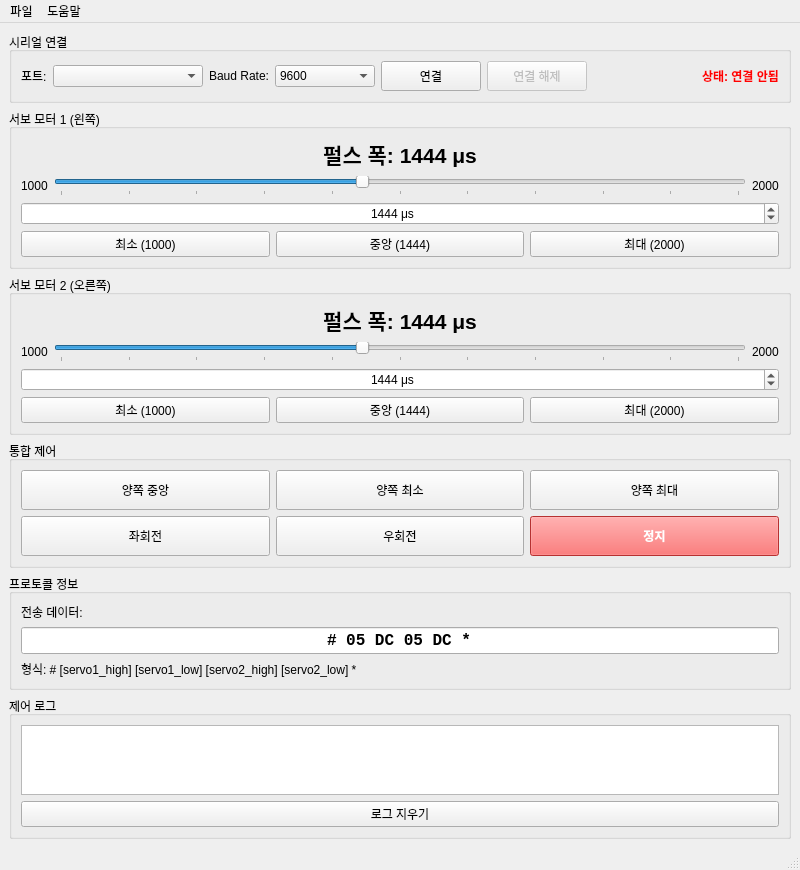
<?xml version="1.0" encoding="UTF-8"?>
<ui version="4.0">
 <class>MainWindow</class>
 <widget class="QMainWindow" name="MainWindow">
  <property name="geometry">
   <rect>
    <x>0</x>
    <y>0</y>
    <width>800</width>
    <height>700</height>
   </rect>
  </property>
  <property name="windowTitle">
   <string>Robotmaster C620 제어 패널</string>
  </property>
  <widget class="QWidget" name="centralwidget">
   <layout class="QVBoxLayout" name="verticalLayout">
    <item>
     <widget class="QGroupBox" name="connectionGroup">
      <property name="title">
       <string>시리얼 연결</string>
      </property>
      <layout class="QHBoxLayout" name="horizontalLayout">
       <item>
        <widget class="QLabel" name="label_port">
         <property name="text">
          <string>포트:</string>
         </property>
        </widget>
       </item>
       <item>
        <widget class="QComboBox" name="comboBox_port">
         <property name="minimumSize">
          <size>
           <width>150</width>
           <height>0</height>
          </size>
         </property>
        </widget>
       </item>
       <item>
        <widget class="QLabel" name="label_baudrate">
         <property name="text">
          <string>Baud Rate:</string>
         </property>
        </widget>
       </item>
       <item>
        <widget class="QComboBox" name="comboBox_baudrate">
         <property name="minimumSize">
          <size>
           <width>100</width>
           <height>0</height>
          </size>
         </property>
         <item>
          <property name="text">
           <string>9600</string>
          </property>
         </item>
         <item>
          <property name="text">
           <string>19200</string>
          </property>
         </item>
         <item>
          <property name="text">
           <string>38400</string>
          </property>
         </item>
         <item>
          <property name="text">
           <string>57600</string>
          </property>
         </item>
         <item>
          <property name="text">
           <string>115200</string>
          </property>
         </item>
        </widget>
       </item>
       <item>
        <widget class="QPushButton" name="btn_connect">
         <property name="minimumSize">
          <size>
           <width>100</width>
           <height>30</height>
          </size>
         </property>
         <property name="text">
          <string>연결</string>
         </property>
        </widget>
       </item>
       <item>
        <widget class="QPushButton" name="btn_disconnect">
         <property name="minimumSize">
          <size>
           <width>100</width>
           <height>30</height>
          </size>
         </property>
         <property name="enabled">
          <bool>false</bool>
         </property>
         <property name="text">
          <string>연결 해제</string>
         </property>
        </widget>
       </item>
       <item>
        <spacer name="horizontalSpacer">
         <property name="orientation">
          <enum>Qt::Horizontal</enum>
         </property>
         <property name="sizeHint" stdset="0">
          <size>
           <width>40</width>
           <height>20</height>
          </size>
         </property>
        </spacer>
       </item>
       <item>
        <widget class="QLabel" name="label_status">
         <property name="text">
          <string>상태: 연결 안됨</string>
         </property>
         <property name="styleSheet">
          <string notr="true">color: red; font-weight: bold;</string>
         </property>
        </widget>
       </item>
      </layout>
     </widget>
    </item>
    <item>
     <widget class="QGroupBox" name="servo1Group">
      <property name="title">
       <string>서보 모터 1 (왼쪽)</string>
      </property>
      <layout class="QVBoxLayout" name="verticalLayout_2">
       <item>
        <layout class="QHBoxLayout" name="horizontalLayout_2">
         <item>
          <widget class="QLabel" name="label_servo1_value">
           <property name="font">
            <font>
             <pointsize>16</pointsize>
             <weight>75</weight>
             <bold>true</bold>
            </font>
           </property>
           <property name="text">
            <string>펄스 폭: 1444 μs</string>
           </property>
           <property name="alignment">
            <set>Qt::AlignCenter</set>
           </property>
          </widget>
         </item>
        </layout>
       </item>
       <item>
        <layout class="QHBoxLayout" name="horizontalLayout_3">
         <item>
          <widget class="QLabel" name="label_servo1_min">
           <property name="text">
            <string>1000</string>
           </property>
          </widget>
         </item>
         <item>
          <widget class="QSlider" name="slider_servo1">
           <property name="minimum">
            <number>1000</number>
           </property>
           <property name="maximum">
            <number>2000</number>
           </property>
           <property name="value">
            <number>1444</number>
           </property>
           <property name="orientation">
            <enum>Qt::Horizontal</enum>
           </property>
           <property name="tickPosition">
            <enum>QSlider::TicksBelow</enum>
           </property>
           <property name="tickInterval">
            <number>100</number>
           </property>
          </widget>
         </item>
         <item>
          <widget class="QLabel" name="label_servo1_max">
           <property name="text">
            <string>2000</string>
           </property>
          </widget>
         </item>
        </layout>
       </item>
       <item>
        <widget class="QSpinBox" name="spinBox_servo1">
         <property name="alignment">
          <set>Qt::AlignCenter</set>
         </property>
         <property name="suffix">
          <string> μs</string>
         </property>
         <property name="minimum">
          <number>1000</number>
         </property>
         <property name="maximum">
          <number>2000</number>
         </property>
         <property name="singleStep">
          <number>10</number>
         </property>
         <property name="value">
          <number>1444</number>
         </property>
        </widget>
       </item>
       <item>
        <layout class="QHBoxLayout" name="horizontalLayout_4">
         <item>
          <widget class="QPushButton" name="btn_servo1_min">
           <property name="text">
            <string>최소 (1000)</string>
           </property>
          </widget>
         </item>
         <item>
          <widget class="QPushButton" name="btn_servo1_center">
           <property name="text">
            <string>중앙 (1444)</string>
           </property>
          </widget>
         </item>
         <item>
          <widget class="QPushButton" name="btn_servo1_max">
           <property name="text">
            <string>최대 (2000)</string>
           </property>
          </widget>
         </item>
        </layout>
       </item>
      </layout>
     </widget>
    </item>
    <item>
     <widget class="QGroupBox" name="servo2Group">
      <property name="title">
       <string>서보 모터 2 (오른쪽)</string>
      </property>
      <layout class="QVBoxLayout" name="verticalLayout_3">
       <item>
        <layout class="QHBoxLayout" name="horizontalLayout_5">
         <item>
          <widget class="QLabel" name="label_servo2_value">
           <property name="font">
            <font>
             <pointsize>16</pointsize>
             <weight>75</weight>
             <bold>true</bold>
            </font>
           </property>
           <property name="text">
            <string>펄스 폭: 1444 μs</string>
           </property>
           <property name="alignment">
            <set>Qt::AlignCenter</set>
           </property>
          </widget>
         </item>
        </layout>
       </item>
       <item>
        <layout class="QHBoxLayout" name="horizontalLayout_6">
         <item>
          <widget class="QLabel" name="label_servo2_min">
           <property name="text">
            <string>1000</string>
           </property>
          </widget>
         </item>
         <item>
          <widget class="QSlider" name="slider_servo2">
           <property name="minimum">
            <number>1000</number>
           </property>
           <property name="maximum">
            <number>2000</number>
           </property>
           <property name="value">
            <number>1444</number>
           </property>
           <property name="orientation">
            <enum>Qt::Horizontal</enum>
           </property>
           <property name="tickPosition">
            <enum>QSlider::TicksBelow</enum>
           </property>
           <property name="tickInterval">
            <number>100</number>
           </property>
          </widget>
         </item>
         <item>
          <widget class="QLabel" name="label_servo2_max">
           <property name="text">
            <string>2000</string>
           </property>
          </widget>
         </item>
        </layout>
       </item>
       <item>
        <widget class="QSpinBox" name="spinBox_servo2">
         <property name="alignment">
          <set>Qt::AlignCenter</set>
         </property>
         <property name="suffix">
          <string> μs</string>
         </property>
         <property name="minimum">
          <number>1000</number>
         </property>
         <property name="maximum">
          <number>2000</number>
         </property>
         <property name="singleStep">
          <number>10</number>
         </property>
         <property name="value">
          <number>1444</number>
         </property>
        </widget>
       </item>
       <item>
        <layout class="QHBoxLayout" name="horizontalLayout_7">
         <item>
          <widget class="QPushButton" name="btn_servo2_min">
           <property name="text">
            <string>최소 (1000)</string>
           </property>
          </widget>
         </item>
         <item>
          <widget class="QPushButton" name="btn_servo2_center">
           <property name="text">
            <string>중앙 (1444)</string>
           </property>
          </widget>
         </item>
         <item>
          <widget class="QPushButton" name="btn_servo2_max">
           <property name="text">
            <string>최대 (2000)</string>
           </property>
          </widget>
         </item>
        </layout>
       </item>
      </layout>
     </widget>
    </item>
    <item>
     <widget class="QGroupBox" name="combinedGroup">
      <property name="title">
       <string>통합 제어</string>
      </property>
      <layout class="QGridLayout" name="gridLayout">
       <item row="0" column="0">
        <widget class="QPushButton" name="btn_both_center">
         <property name="minimumSize">
          <size>
           <width>0</width>
           <height>40</height>
          </size>
         </property>
         <property name="text">
          <string>양쪽 중앙</string>
         </property>
        </widget>
       </item>
       <item row="0" column="1">
        <widget class="QPushButton" name="btn_both_min">
         <property name="minimumSize">
          <size>
           <width>0</width>
           <height>40</height>
          </size>
         </property>
         <property name="text">
          <string>양쪽 최소</string>
         </property>
        </widget>
       </item>
       <item row="0" column="2">
        <widget class="QPushButton" name="btn_both_max">
         <property name="minimumSize">
          <size>
           <width>0</width>
           <height>40</height>
          </size>
         </property>
         <property name="text">
          <string>양쪽 최대</string>
         </property>
        </widget>
       </item>
       <item row="1" column="0">
        <widget class="QPushButton" name="btn_left_turn">
         <property name="minimumSize">
          <size>
           <width>0</width>
           <height>40</height>
          </size>
         </property>
         <property name="text">
          <string>좌회전</string>
         </property>
        </widget>
       </item>
       <item row="1" column="1">
        <widget class="QPushButton" name="btn_right_turn">
         <property name="minimumSize">
          <size>
           <width>0</width>
           <height>40</height>
          </size>
         </property>
         <property name="text">
          <string>우회전</string>
         </property>
        </widget>
       </item>
       <item row="1" column="2">
        <widget class="QPushButton" name="btn_stop">
         <property name="minimumSize">
          <size>
           <width>0</width>
           <height>40</height>
          </size>
         </property>
         <property name="styleSheet">
          <string notr="true">background-color: #ff4444; color: white; font-weight: bold;</string>
         </property>
         <property name="text">
          <string>정지</string>
         </property>
        </widget>
       </item>
      </layout>
     </widget>
    </item>
    <item>
     <widget class="QGroupBox" name="protocolGroup">
      <property name="title">
       <string>프로토콜 정보</string>
      </property>
      <layout class="QVBoxLayout" name="verticalLayout_4">
       <item>
        <widget class="QLabel" name="label_protocol_title">
         <property name="text">
          <string>전송 데이터:</string>
         </property>
        </widget>
       </item>
       <item>
        <widget class="QLineEdit" name="lineEdit_protocol">
         <property name="font">
          <font>
           <family>Monospace</family>
           <pointsize>12</pointsize>
           <weight>75</weight>
           <bold>true</bold>
          </font>
         </property>
         <property name="readOnly">
          <bool>true</bool>
         </property>
         <property name="alignment">
          <set>Qt::AlignCenter</set>
         </property>
         <property name="text">
          <string># 05 DC 05 DC *</string>
         </property>
        </widget>
       </item>
       <item>
        <widget class="QLabel" name="label_protocol_info">
         <property name="text">
          <string>형식: # [servo1_high] [servo1_low] [servo2_high] [servo2_low] *</string>
         </property>
         <property name="wordWrap">
          <bool>true</bool>
         </property>
        </widget>
       </item>
      </layout>
     </widget>
    </item>
    <item>
     <widget class="QGroupBox" name="logGroup">
      <property name="title">
       <string>제어 로그</string>
      </property>
      <layout class="QVBoxLayout" name="verticalLayout_5">
       <item>
        <widget class="QTextEdit" name="textEdit_log">
         <property name="maximumSize">
          <size>
           <width>16777215</width>
           <height>120</height>
          </size>
         </property>
         <property name="readOnly">
          <bool>true</bool>
         </property>
        </widget>
       </item>
       <item>
        <widget class="QPushButton" name="btn_clear_log">
         <property name="text">
          <string>로그 지우기</string>
         </property>
        </widget>
       </item>
      </layout>
     </widget>
    </item>
   </layout>
  </widget>
  <widget class="QMenuBar" name="menubar">
   <property name="geometry">
    <rect>
     <x>0</x>
     <y>0</y>
     <width>800</width>
     <height>22</height>
    </rect>
   </property>
   <widget class="QMenu" name="menu_file">
    <property name="title">
     <string>파일</string>
    </property>
    <addaction name="action_exit"/>
   </widget>
   <widget class="QMenu" name="menu_help">
    <property name="title">
     <string>도움말</string>
    </property>
    <addaction name="action_about"/>
   </widget>
   <addaction name="menu_file"/>
   <addaction name="menu_help"/>
  </widget>
  <widget class="QStatusBar" name="statusbar"/>
  <action name="action_exit">
   <property name="text">
    <string>종료</string>
   </property>
  </action>
  <action name="action_about">
   <property name="text">
    <string>정보</string>
   </property>
  </action>
 </widget>
 <resources/>
 <connections/>
</ui>
